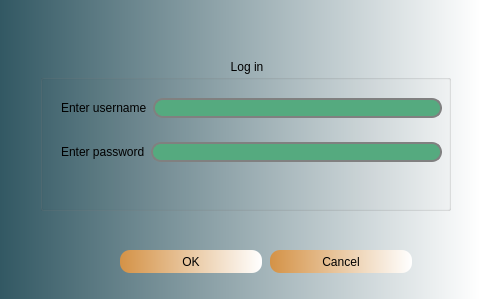
<?xml version="1.0" encoding="UTF-8"?>
<ui version="4.0">
 <class>Log_in</class>
 <widget class="QDialog" name="Log_in">
  <property name="geometry">
   <rect>
    <x>0</x>
    <y>0</y>
    <width>480</width>
    <height>299</height>
   </rect>
  </property>
  <property name="windowTitle">
   <string>Dialog</string>
  </property>
  <property name="styleSheet">
   <string notr="true">QPushButton{
                          background-color: qlineargradient(spread:pad, x1:0, y1:0, x2:1, y2:0, stop:0 rgba(212, 146, 70, 255), stop:1 rgba(255, 255, 255, 255));
                          border-style: inset;
                          border-style: outset;
                          border-radius: 10px;
                          border-color: beige;
                          font: bold 14p;
                          min-width: 10em;
                          padding: 6px;
}
QPushButton:pressed{
                          background-color: rgb(224, 200, 0);
                          border-style: inset;
                          color: red;
                          border-style: outset;
                          border-width: 3px;
                          border-radius: 10px;
                          border-color: beige;
                          font: bold 14p;
                          min-width: 10em;
                          padding: 6px;
}
QDialog
{
 background-color:qlineargradient(spread:pad, x1:0, y1:0, x2:1, y2:0, stop:0 rgba(50, 88, 99, 255), stop:1 rgba(255, 255, 255, 255))
}
 QLineEdit {
     border: 2px solid gray;
     border-radius: 10px;
     padding: 0 8px;
     background: rgb(85, 170, 127);
 }
QGroupBox::title {
  subcontrol-position: top center; /* position at the top center */
}
QGroupBox{
font: 75 12pt &quot;MS Shell Dlg 2&quot;;
}
QLabel
{
font: 75 12pt &quot;MS Shell Dlg 2&quot;;
}
</string>
  </property>
  <widget class="QGroupBox" name="groupBox">
   <property name="geometry">
    <rect>
     <x>40</x>
     <y>60</y>
     <width>411</width>
     <height>151</height>
    </rect>
   </property>
   <property name="title">
    <string>Log in</string>
   </property>
   <widget class="QWidget" name="layoutWidget">
    <property name="geometry">
     <rect>
      <x>21</x>
      <y>20</y>
      <width>381</width>
      <height>101</height>
     </rect>
    </property>
    <layout class="QVBoxLayout" name="verticalLayout">
     <item>
      <layout class="QHBoxLayout" name="horizontalLayout_2">
       <item>
        <widget class="QLabel" name="label">
         <property name="text">
          <string>Enter username</string>
         </property>
        </widget>
       </item>
       <item>
        <widget class="QLineEdit" name="lineEdit"/>
       </item>
      </layout>
     </item>
     <item>
      <layout class="QHBoxLayout" name="horizontalLayout">
       <item>
        <widget class="QLabel" name="label_2">
         <property name="text">
          <string>Enter password</string>
         </property>
        </widget>
       </item>
       <item>
        <widget class="QLineEdit" name="lineEdit_2">
         <property name="enabled">
          <bool>true</bool>
         </property>
        </widget>
       </item>
      </layout>
     </item>
    </layout>
   </widget>
  </widget>
  <widget class="QPushButton" name="OK_button">
   <property name="enabled">
    <bool>true</bool>
   </property>
   <property name="geometry">
    <rect>
     <x>120</x>
     <y>250</y>
     <width>142</width>
     <height>23</height>
    </rect>
   </property>
   <property name="text">
    <string>OK</string>
   </property>
  </widget>
  <widget class="QPushButton" name="Cancle_button">
   <property name="geometry">
    <rect>
     <x>270</x>
     <y>250</y>
     <width>142</width>
     <height>23</height>
    </rect>
   </property>
   <property name="text">
    <string>Cancel</string>
   </property>
  </widget>
 </widget>
 <resources/>
 <connections/>
</ui>
